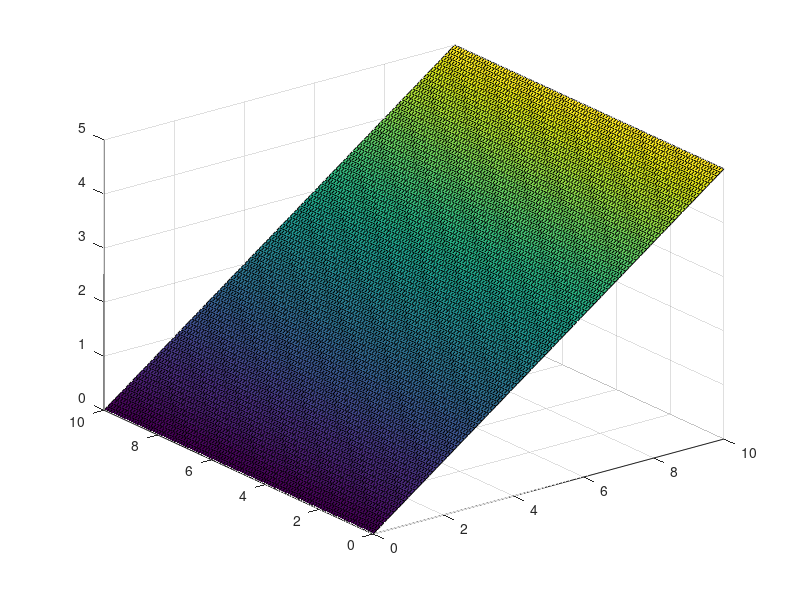

This chart was generated by the following MATLAB code: (Note: this script raises an error after producing the figure.)
clc
clear all 

%% robot characteristics
mass=0.1; %kg
g=[0,0,-9.81]; %gravity
fp=mass*g;

%points of contact
p1=[4, 2,   2]';
p2=[6, 2,   3]';
p3=[6, 6,   3]';
p4=[5, 8, 2.5]';
p5=[3, 6, 1.5]';
px=[p1(1),p2(1),p3(1),p4(1),p5(1),p1(1)];
py=[p1(2),p2(2),p3(2),p4(2),p5(2),p1(2)];
pz=[p1(3),p2(3),p3(3),p4(3),p5(3),p1(3)];
np=numel(px)-1;
%% define contact surface
[x y] = meshgrid(0:0.1:10); % Generate x and y data
z = 0.5*x + 0*y ; % Solve for z data
surf(x,y,z) %Plot the surface
hold on
ax = gca;
ax.XAxis.Limits = [0 10];
ax.YAxis.Limits = [0 10];
ax.ZAxis.Limits = [0 10];
mu=0.65; % coeff, gomma su cemento asciutto

plot3(px,py,pz,"r");


%% define contact forces

%directions 
tx=[1, 0,0.5]';
tx=tx/norm(tx);
ty=[0, 1,  0]';
ty=ty/norm(ty);
t=tx+ty;
t=t/norm(t);
n=cross(tx, ty);
n=n/norm(n);

f_n=n*fp*n;
f_tx=tx*fp*tx;
f_ty=ty*fp*ty;
f_t=f_tx+f_ty;

if norm(f_t)<=mu*f_n 
    static=true;
else
    static=false;
end
f=f_n+f_t;
%tau=cross(p,f); %Nm contact torque

%w=[f; tau];
V=zeros(3*np,4);
X=zeros(np,4);
Y=zeros(np,4);
Z=zeros(np,4);
for i=(1:5)
    quiver3(px(i),py(i),pz(i),f(1),f(2),f(3),'m','LineWidth',2)
    quiver3(px(i),py(i),pz(i),fp(1),fp(2),fp(3),'y','LineWidth',2)
    quiver3(px(i),py(i),pz(i),-f_n(1),-f_n(2),-f_n(3),'r','LineWidth',2)
    quiver3(px(i),py(i),pz(i),f_t(1),f_t(2),f_t(3),'g','LineWidth',2)
    quiver3(px(i),py(i),pz(i),f_tx(1),f_tx(2),f_tx(3),'b','LineWidth',2)
    quiver3(px(i),py(i),pz(i),f_ty(1),f_ty(2),f_ty(3),'b','LineWidth',2)

    %wrench cone
    [x,y,z]=cylinder((0:0.1:1)*mu*norm(f_n),4);

    % Rotate the cone to align with the direction vector
    alpha=atan(-0.5);
    R = [cos(alpha),        0,       sin(alpha) ;
                  0,        1,                0 ;
        -sin(alpha),        0,       cos(alpha)];                                                  
    for j = 1:size(x, 2)
        [x(:, j), y(:, j), z(:, j)] = apply_rotation(x(:, j), y(:, j), z(:, j), R);
    end

    % Translate the cone to the origin
    x = x + px(i);
    y = y + py(i);
    z = z + pz(i);
    X(i,1:4)=x(11,1:4);
    Y(i,1:4)=y(11,1:4);
    Z(i,1:4)=z(11,1:4);
    % Plot the cone
    h = surf(x, y, z);




    Vi=zeros(3,4);
    for j=(1:4)
        v=[X(i,j)-x(1,j),Y(i,j)-y(1,j),Z(i,j)-z(1,j)]';
        Vi(1:3,j)=v;
    end
    V(3*(i-1)+1:3*(i-1)+3,1:4)=Vi;
end

U=zeros(3*np,4);
for i=(1:3:3*np)
    for j=(1:4)
        if j==4
            ui=cross(V(i:i+2,1),V(i:i+2,j));
        else
            ui=cross(V(i:i+2,j+1),V(i:i+2,j));
        end
        if j==4
            quiver3((X((i+2)/3,j)+X((i+2)/3,1))/2,(Y((i+2)/3,j)+Y((i+2)/3,1))/2,(Z((i+2)/3,j)+Z((i+2)/3,1))/2,ui(1),ui(2),ui(3),'b','LineWidth',2)
        else
            quiver3((X((i+2)/3,j)+X((i+2)/3,j+1))/2,(Y((i+2)/3,j)+Y((i+2)/3,j+1))/2,(Z((i+2)/3,j)+Z((i+2)/3,j+1))/2,ui(1),ui(2),ui(3),'b','LineWidth',2)
        end
        U(i:i+2,j)=ui;
    end
end



Cop= [mean(px(1:5)), mean(py(1:5)), mean(pz(1:5))];
Fcop= f*5;
tau=[0 0 0]';
Tau_cop=[0 0 0]';
for i=(1:5)
    tau=cross([px(i), py(i),pz(i)]',-f);
    Tau_cop=Tau_cop+tau;
end

w=[Fcop;Tau_cop];
Asurf=zeros(6,3*np);
f_full=zeros(3*np,1);
j=1;
for i=(1:3:15)
    Asurf(1:3,i:i+2)=eye(3);
    Asurf(4:6,i:i+2)=-skew([px(j),py(j),pz(j)]');
    f_full(i:i+2)=f;
    j=j+1;
end

w1=Asurf*f_full

Vsurf=Asurf*V;


Astance=[    -R,       zeros(3,3) ;
         -skew(Cop)*R,         -R];

wGI=Astance*w1

VGI=Astance*Vsurf

for i=(1:4)
    quiver3(Cop(1),Cop(2),Cop(3),-VGI(1,i),-VGI(2,i),-VGI(3,i),'g','LineWidth',2)
end










function s=skew(p)
    s=[   0, -p(3),  p(2);
       p(3),     0, -p(1);
      -p(2),  p(1),    0];
end
        
    % Apply rotation to each point
function [x, y, z] = apply_rotation(x, y, z, R)
    points = [x(:), y(:), z(:)];
    rotated_points = (R * points')';
    x = reshape(rotated_points(:, 1), size(x));
    y = reshape(rotated_points(:, 2), size(y));
    z = reshape(rotated_points(:, 3), size(z));
end
